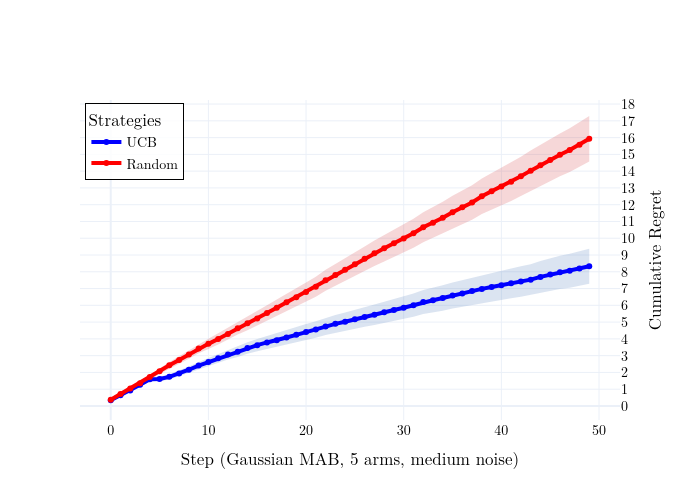

Notebook code cell kept with this figure:
### Code cell
fig = go.Figure()

colors = [px.colors.qualitative.Dark24[i] for i in [1, 10, 6, 15, 19]]

latex_font = dict(
    family="Latin Modern Roman, Times New Roman, serif",
    size=14,
    color="black"
)

x_ucb = list(range(len(ucb_cumulative_regret)))
x_random = list(range(len(random_cumulative_regret)))

# UCB shaded error region
fig.add_trace(go.Scatter(
    x=x_ucb + x_ucb[::-1],
    y=(ucb_cumulative_regret + ucb_cumulative_sem).tolist() + (ucb_cumulative_regret - ucb_cumulative_sem)[::-1].tolist(),
    fill='toself',
    fillcolor='rgba(57,106,177,0.18)',  # blue, low alpha
    line=dict(color='rgba(255,255,255,0)'),
    hoverinfo="skip",
    showlegend=False,
    name='UCB error'
))

# UCB main line
fig.add_trace(go.Scatter(
    x=x_ucb,
    y=ucb_cumulative_regret,
    mode='lines+markers',
    name='UCB',
    line=dict(color='blue', width=4),
    marker=dict(size=6, color='blue')
))

# Random shaded error region
fig.add_trace(go.Scatter(
    x=x_random + x_random[::-1],
    y=(random_cumulative_regret + random_cumulative_sem).tolist() + (random_cumulative_regret - random_cumulative_sem)[::-1].tolist(),
    fill='toself',
    fillcolor='rgba(204,37,41,0.18)',  # red, low alpha
    line=dict(color='rgba(255,255,255,0)'),
    hoverinfo="skip",
    showlegend=False,
    name='Random error'
))

# Random main line
fig.add_trace(go.Scatter(
    x=x_random,
    y=random_cumulative_regret,
    mode='lines+markers',
    name='Random',
    line=dict(color='red', width=4),
    marker=dict(size=6, color='red')
))

fig.update_layout(
    title='',
    xaxis_title='Step (Gaussian MAB, 5 arms, medium noise)',
    yaxis_title='Cumulative Regret',
    font=latex_font,
    legend=dict(
        title='Strategies',
        bgcolor='rgba(255,255,255,0.85)',
        bordercolor='black',
        borderwidth=1,
        x=0.01,
        y=0.99,
        xanchor='left',
        yanchor='top'
    ),
    template='plotly_white',
    width=700,
    height=500,
    yaxis=dict(
        title='Cumulative Regret',
        side='right',
        tickmode='linear'
    ),
    xaxis=dict(
        tickmode='linear',
        dtick=10
    )
)
fig.show()

### Figure 1 — Plotly figure (JSON) as saved in the notebook; plotly's stock layout.template omitted (floating-point values rounded to 4 significant figures)
{"data": [{"fill": "toself", "fillcolor": "rgba(57,106,177,0.18)", "hoverinfo": "skip", "line": {"color": "rgba(255,255,255,0)"}, "name": "UCB error", "showlegend": false, "type": "scatter", "x": [0, 1, 2, 3, 4, 5, 6, 7, 8, 9, 10, 11, 12, 13, 14, 15, 16, 17, 18, 19, 20, 21, 22, 23, 24, 25, 26, 27, 28, 29, 30, 31, 32, 33, 34, 35, 36, 37, 38, 39, 40, 41, 42, 43, 44, 45, 46, 47, 48, 49, 49, 48, 47, 46, 45, 44, 43, 42, 41, 40, 39, 38, 37, 36, 35, 34, 33, 32, 31, 30, 29, 28, 27, 26, 25, 24, 23, 22, 21, 20, 19, 18, 17, 16, 15, 14, 13, 12, 11, 10, 9, 8, 7, 6, 5, 4, 3, 2, 1, 0], "y": [0.3688, 0.6953, 0.9941, 1.366, 1.725, 1.745, 1.89, 2.102, 2.351, 2.625, 2.855, 3.106, 3.362, 3.555, 3.798, 3.991, 4.177, 4.323, 4.507, 4.69, 4.881, 5.053, 5.253, 5.43, 5.568, 5.742, 5.9, 6.05, 6.215, 6.376, 6.532, 6.707, 6.921, 7.036, 7.193, 7.358, 7.501, 7.673, 7.815, 7.949, 8.06, 8.201, 8.325, 8.454, 8.642, 8.802, 8.957, 9.068, 9.217, 9.374, 7.281, 7.165, 7.055, 6.98, 6.865, 6.748, 6.607, 6.514, 6.425, 6.321, 6.244, 6.144, 6.04, 5.911, 5.806, 5.679, 5.568, 5.483, 5.316, 5.186, 5.069, 4.95, 4.828, 4.717, 4.598, 4.466, 4.363, 4.226, 4.07, 3.94, 3.795, 3.654, 3.508, 3.398, 3.261, 3.114, 2.92, 2.773, 2.572, 2.373, 2.194, 1.969, 1.764, 1.585, 1.467, 1.455, 1.149, 0.8354, 0.5863, 0.3124]}, {"line": {"color": "blue", "width": 4}, "marker": {"color": "blue", "size": 6}, "mode": "lines+markers", "name": "UCB", "type": "scatter", "x": [0, 1, 2, 3, 4, 5, 6, 7, 8, 9, 10, 11, 12, 13, 14, 15, 16, 17, 18, 19, 20, 21, 22, 23, 24, 25, 26, 27, 28, 29, 30, 31, 32, 33, 34, 35, 36, 37, 38, 39, 40, 41, 42, 43, 44, 45, 46, 47, 48, 49], "y": [0.3406, 0.6408, 0.9147, 1.258, 1.59, 1.606, 1.737, 1.933, 2.16, 2.41, 2.614, 2.839, 3.068, 3.237, 3.456, 3.626, 3.787, 3.915, 4.081, 4.242, 4.411, 4.561, 4.739, 4.897, 5.017, 5.17, 5.309, 5.439, 5.582, 5.722, 5.859, 6.011, 6.202, 6.302, 6.436, 6.582, 6.706, 6.857, 6.98, 7.097, 7.19, 7.313, 7.42, 7.53, 7.695, 7.833, 7.969, 8.062, 8.191, 8.327]}, {"fill": "toself", "fillcolor": "rgba(204,37,41,0.18)", "hoverinfo": "skip", "line": {"color": "rgba(255,255,255,0)"}, "name": "Random error", "showlegend": false, "type": "scatter", "x": [0, 1, 2, 3, 4, 5, 6, 7, 8, 9, 10, 11, 12, 13, 14, 15, 16, 17, 18, 19, 20, 21, 22, 23, 24, 25, 26, 27, 28, 29, 30, 31, 32, 33, 34, 35, 36, 37, 38, 39, 40, 41, 42, 43, 44, 45, 46, 47, 48, 49, 49, 48, 47, 46, 45, 44, 43, 42, 41, 40, 39, 38, 37, 36, 35, 34, 33, 32, 31, 30, 29, 28, 27, 26, 25, 24, 23, 22, 21, 20, 19, 18, 17, 16, 15, 14, 13, 12, 11, 10, 9, 8, 7, 6, 5, 4, 3, 2, 1, 0], "y": [0.394, 0.7726, 1.126, 1.471, 1.862, 2.242, 2.628, 2.967, 3.321, 3.701, 4.007, 4.329, 4.655, 5.023, 5.336, 5.642, 6.007, 6.352, 6.705, 7.027, 7.368, 7.709, 8.118, 8.459, 8.793, 9.148, 9.512, 9.861, 10.19, 10.51, 10.83, 11.17, 11.55, 11.84, 12.18, 12.53, 12.84, 13.17, 13.56, 13.89, 14.2, 14.5, 14.86, 15.23, 15.58, 15.91, 16.25, 16.56, 16.9, 17.29, 14.57, 14.24, 13.96, 13.7, 13.42, 13.13, 12.84, 12.52, 12.22, 11.97, 11.71, 11.44, 11.1, 10.84, 10.57, 10.28, 9.999, 9.76, 9.43, 9.144, 8.884, 8.612, 8.341, 8.047, 7.739, 7.439, 7.158, 6.872, 6.517, 6.225, 5.94, 5.671, 5.372, 5.083, 4.773, 4.519, 4.257, 3.937, 3.665, 3.397, 3.143, 2.822, 2.522, 2.237, 1.906, 1.58, 1.25, 0.961, 0.6642, 0.338]}, {"line": {"color": "red", "width": 4}, "marker": {"color": "red", "size": 6}, "mode": "lines+markers", "name": "Random", "type": "scatter", "x": [0, 1, 2, 3, 4, 5, 6, 7, 8, 9, 10, 11, 12, 13, 14, 15, 16, 17, 18, 19, 20, 21, 22, 23, 24, 25, 26, 27, 28, 29, 30, 31, 32, 33, 34, 35, 36, 37, 38, 39, 40, 41, 42, 43, 44, 45, 46, 47, 48, 49], "y": [0.366, 0.7184, 1.044, 1.361, 1.721, 2.074, 2.432, 2.745, 3.071, 3.422, 3.702, 3.997, 4.296, 4.64, 4.928, 5.208, 5.545, 5.862, 6.188, 6.483, 6.797, 7.113, 7.495, 7.808, 8.116, 8.443, 8.78, 9.101, 9.399, 9.698, 9.986, 10.3, 10.66, 10.92, 11.23, 11.55, 11.84, 12.14, 12.5, 12.8, 13.08, 13.36, 13.69, 14.03, 14.36, 14.66, 14.97, 15.26, 15.57, 15.93]}], "layout": {"font": {"color": "black", "family": "Latin Modern Roman, Times New Roman, serif", "size": 14}, "height": 500, "legend": {"bgcolor": "rgba(255,255,255,0.85)", "bordercolor": "black", "borderwidth": 1, "title": {"text": "Strategies"}, "x": 0.01, "xanchor": "left", "y": 0.99, "yanchor": "top"}, "title": {"text": ""}, "width": 700, "xaxis": {"dtick": 10, "tickmode": "linear", "title": {"text": "Step (Gaussian MAB, 5 arms, medium noise)"}}, "yaxis": {"side": "right", "tickmode": "linear", "title": {"text": "Cumulative Regret"}}}}
